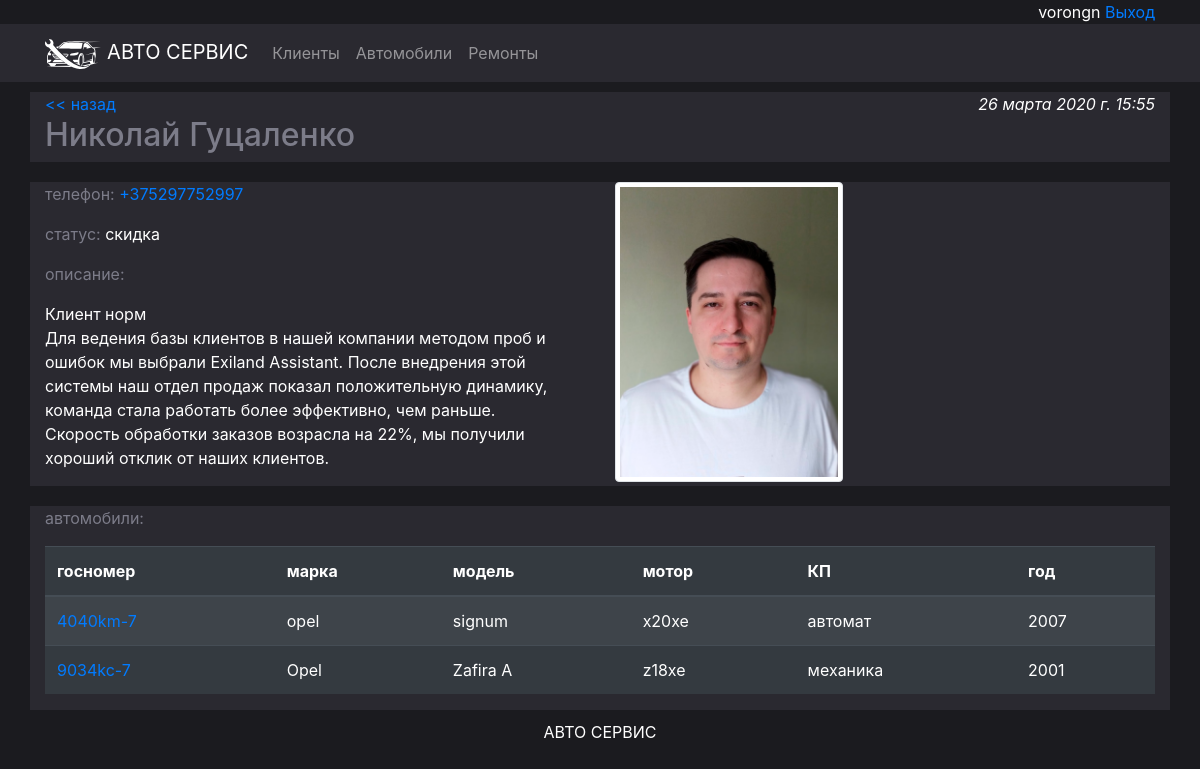
Page /clients/1/ (signed in) on the committed database.
### sto/models.py (models this page shows, shortened)
class Client(models.Model):
    STATUS_TYPES = (
        ('новый', 'без скидок'),
        ('скидка', 'скидка'),
    )
    first_name = models.CharField('имя', max_length=50)
    last_name = models.CharField('фамилия', max_length=50)
    phone_number = models.CharField('телефон', max_length=15)
    photo = models.ImageField('фото', upload_to='clients/', default='clients/def.jpg')
    status = models.CharField('статус', max_length=20,
                              choices=STATUS_TYPES,
                              default='без скидок')
    description = models.TextField('описание', blank=True)
    date_create = models.DateTimeField('дата регистрации', auto_now_add=True)
    cars = models.ManyToManyField(Car, related_name='cars', blank=True)
    class Meta:
        verbose_name = 'Клиент'
        verbose_name_plural = 'Клиенты'

class Car(models.Model):
    AKPP = (
        ('механика', 'механика'),
        ('автомат', 'автомат'),
        ('easytronic', 'easytronic'),
    )
    vin = models.CharField('VIN код', max_length=20)
    brend_car = models.CharField('марка', max_length=20)
    model_car = models.CharField('модель', max_length=20)
    year = models.IntegerField('год выпуска')
    motor = models.CharField('двигатель', max_length=10)
    transmission = models.CharField('КПП', max_length=10,
                                    choices=AKPP,
                                    default='механика')
    number = models.CharField('госномер', max_length=10)
    photo = models.ImageField('фото', upload_to='cars/', default='cars/nophotocars.jpg')
    description = models.TextField('описание', max_length=500, blank=True)
    def __str__(self):
        return str(self.number)
    class Meta:
        verbose_name = 'Автомобиль'
        verbose_name_plural = 'Автомобили'
        ordering = ['number']

### sto/views.py (the view)
# urls.py: path('clients/<int:client_id>/', views.ClientDetailView.as_view(), name='client_detail'),
class ClientDetailView(View):
    def get(self, request, client_id):
        client = Client.objects.get(id=client_id)
        return render(request, 'clients/detail_client.html', {'client_detail': client})

### sto/templates/clients/detail_client.html (shortened to what this page needs)
{% extends 'base.html' %}
{% block content %}
    {% if user.is_authenticated %}
        <div class="row client-detail">
            <div class="col-12 col-md-6">
                <a href="{{request.META.HTTP_REFERER}}"><< назад</a>
                <h2>{{ client_detail.first_name }} {{ client_detail.last_name }}</h2>
            </div>
            <div class="col-12 col-md-6 text-right">
                <em>{{ client_detail.date_create }}</em>
            </div>
            <div class="col-12 col-md-6">
                <p><span>телефон: </span>
                    <a href="tel:{{ client_detail.phone_number }}">
                        {{ client_detail.phone_number }}</a></p>
                <p><span>статус: </span>{{ client_detail.status }}</p>
                <p><span> описание: </span><br>{{ client_detail.description|linebreaks }}</p>
            </div>
            <div class="col-12 col-md-6 img-block">
                <img src="/media/{{ client_detail.photo }}" class="img-thumbnail"
                     alt="{{ client_detail.first_name }} {{ client_detail.last_name }}">
            </div>
            <div class="col-6 col-md-12">
                <p><span>автомобили: </span><br>
                <table class="table table-hover table-dark table-striped repair">
                          <thead>
                          <tr>
                              <th scope="col">госномер</th>
                              <th scope="col">марка</th>
                              <th scope="col">модель</th>
                              <th scope="col">мотор</th>
                              <th scope="col">КП</th>
                              <th scope="col">год</th>
                          </tr>
                          </thead>
                    {% for car in client_detail.cars.all %}
                        <tr>
                            <td class="align-middle"><a href="{% url 'sto:car_detail' car.id %}">{{ car }}</a><br></td>
                        <td class="align-middle">{{ car.brend_car }}</td>
                        <td class="align-middle">{{ car.model_car }}</td>
                        <td class="align-middle">{{ car.motor }}</td>
                        <td class="align-middle">{{ car.transmission }}</td>
                        <td class="align-middle">{{ car.year }}</td>
                        </tr>
                    {% endfor %}
                </table>
                </p>
            </div>
        </div>
    {% else %}
        Вы не авторизованы
    {% endif %}
{% endblock %}

### sto/templates/base.html (shortened to what this page needs)
{% load static %}
<!DOCTYPE html>
<html lang="en">
<head>
    <link rel="stylesheet" href="https://stackpath.bootstrapcdn.com/bootstrap/4.4.1/css/bootstrap.min.css"
>
    <link rel="stylesheet" href="https://cdn.jsdelivr.net/gh/fancyapps/fancybox@3.5.7/dist/jquery.fancybox.min.css"/>
    <link rel="stylesheet" href="{% static  'style.css' %}">
</head>
<body>
<div class="container text-right">
    {% if user.is_authenticated %}
        <span>{{ user.username }}</span> <a href="{% url 'account_logout' %}"> Выход</a>
    {% else %}
        <a href="{% url 'account_login' %}"> Вход </a>
        <a href="{% url 'account_signup' %}"> Регистрация </a>
    {% endif %}
</div>
<nav class="navbar navbar-expand-sm bg-dark navbar-dark bd-navbar">
    <div class="container">
        <a class="navbar-brand" href="/"><img src="/media/logo.svg"> АВТО СЕРВИС</a>
        <div class="collapse navbar-collapse" id="collapsibleNavbar">
            <ul class="navbar-nav">
                <li class="nav-item">
                    <a class="nav-link" href="/clients/">Клиенты</a>
                </li>
                <li class="nav-item">
                    <a class="nav-link" href="/cars/">Автомобили</a>
                </li>
                <li class="nav-item">
                    <a class="nav-link" href="/repairs/">Ремонты</a>
                </li>
            </ul>
        </div>
    </div>
</nav>
<div class="container">
    {% block content %}
    {% endblock %}
</div>
<div class="footer text-center">
    <p>АВТО СЕРВИС </p>
</div>
</body>
</html>

### sto/static/style.css (style rules this page uses)
body { background-color: #1b1b1f; color: white; }
.bd-navbar { position: -webkit-sticky; position: sticky; top: 0; z-index: 1071; }
.navbar-brand img { height:auto; max-height: 30px; }
.bg-dark { background-color: #2a2930!important; }
.repair-detail div, .auto-detail div, .client-detail div, .client-list div { background-color: #2a2930; margin:10px 0; }
.repair-detail h1, h2, h3 { color:#7c7c89; }
.repair-car-info span, .client-detail span, .client-list span, .auto-detail span { color:#7c7c89; }
.client-detail { display:flex; }
.client-detail .img-block img { height:auto; max-height:300px; max-width:100%; margin:auto; }

### rows in the picture
Client: first_name "Николай", last_name "Гуцаленко", date_create "26 марта 2020 г. 15:55", phone_number "+375297752997", status "скидка", description "Клиент норм Для ведения базы клиентов в нашей компании методом проб и ошибок мы выбрали Exiland Assistant. После внедрения этой системы наш отдел продаж показал положительную динамику, команда стала работать более эффективно, чем раньше. Скорость обработки заказов возрасла на 22%, мы получили хороший отклик от наших клиентов.", photo (picture)
Car: number "4040km-7", brend_car "opel", model_car "signum", motor "x20xe", transmission "автомат", year "2007"
Car: number "9034kc-7", brend_car "Opel", model_car "Zafira A", motor "z18xe", transmission "механика", year "2001"

### other values in the picture
{{ user.username }} "vorongn"
